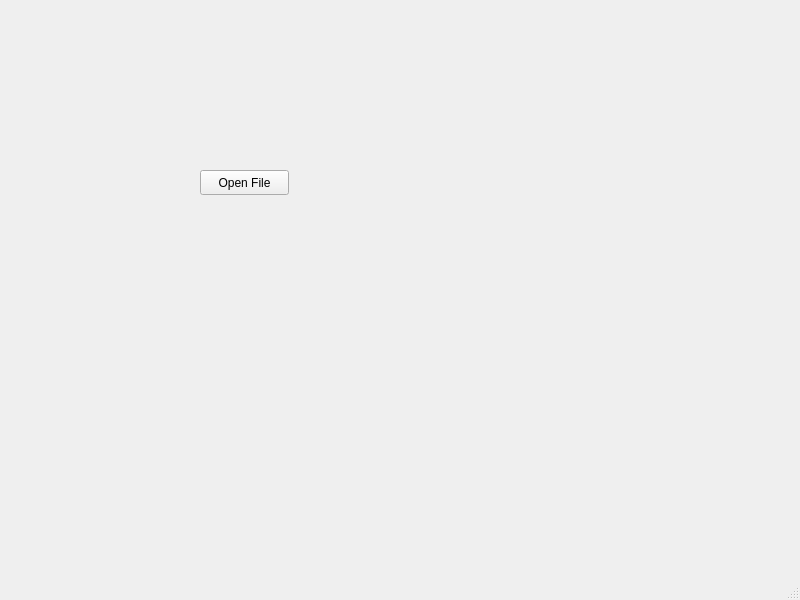
<?xml version="1.0" encoding="UTF-8"?>
<ui version="4.0">
 <class>MainWindow</class>
 <widget class="QMainWindow" name="MainWindow">
  <property name="geometry">
   <rect>
    <x>0</x>
    <y>0</y>
    <width>800</width>
    <height>600</height>
   </rect>
  </property>
  <property name="windowTitle">
   <string>MainWindow</string>
  </property>
  <widget class="QWidget" name="centralwidget">
   <widget class="QPushButton" name="pushButton">
    <property name="geometry">
     <rect>
      <x>200</x>
      <y>170</y>
      <width>89</width>
      <height>25</height>
     </rect>
    </property>
    <property name="text">
     <string>Open File</string>
    </property>
   </widget>
  </widget>
  <widget class="QMenuBar" name="menubar">
   <property name="geometry">
    <rect>
     <x>0</x>
     <y>0</y>
     <width>800</width>
     <height>22</height>
    </rect>
   </property>
  </widget>
  <widget class="QStatusBar" name="statusbar"/>
 </widget>
 <resources/>
 <connections/>
</ui>
